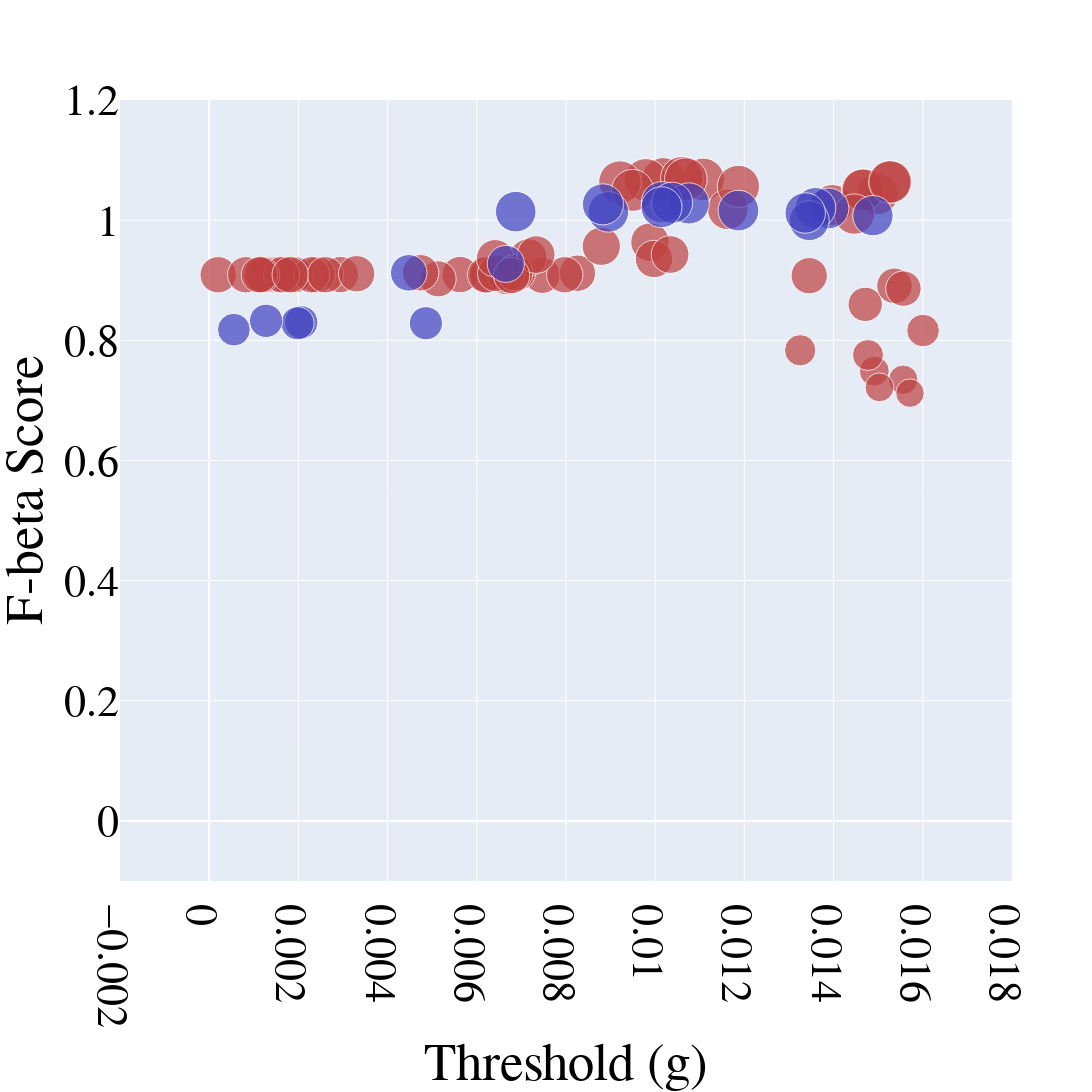

Here is the notebook cell this chart was saved with:
### Code cell
import plotly.graph_objects as go
import numpy as np

# Function to map a value in [1, 65] to a saturation percentage between 30% and 100%
def value_to_saturation(val, min_val=1, max_val=65, min_sat=0.5, max_sat=1.0, gamma=2):
    """
    Normalize the value to [0, 1], then apply a gamma transformation
    to obtain a non-linear mapping, and finally scale to [min_sat, max_sat].
    """
    norm = (val - min_val) / (max_val - min_val)
    sat = min_sat + (norm ** gamma) * (max_sat - min_sat)
    return round(sat * 100, 1)  # Return as percentage

# For R_PRE (red): use hue=0 and apply the saturation mapping to each third-column value
colors_red = [f'hsl(0, {value_to_saturation(val)}%, 50%)' for val in R_PRE[:, 2]]

# For R_ONB (blue): use hue=240 and apply the saturation mapping to each third-column value
colors_blue = [f'hsl(240, {value_to_saturation(val)}%, 50%)' for val in R_ONB[:, 2]]

# Font customization variables
font_family = "Times New Roman"
font_size = 44
font_color = "black"

# Create figure object
fig = go.Figure()

# Add first dataset R_PRE (red)
fig.add_trace(go.Scatter(
    x=R_PRE[:, 0],       # x-axis: threshold (first column)
    y=R_PRE[:, 2],       # y-axis: duration (second column)
    mode='markers',      # markers only
    marker=dict(
        size=R_PRE[:, 2] * 40,  # marker size scaled from the third column values
        color=colors_red        # marker color with saturation based on non-linear mapping
    ),
    name='R_PRE'
))

# Add second dataset R_ONB (blue)
fig.add_trace(go.Scatter(
    x=R_ONB[:, 0],       # x-axis: threshold (first column)
    y=R_ONB[:, 2],       # y-axis: duration (second column)
    mode='markers',      # markers only
    marker=dict(
        size=R_ONB[:, 2] * 40,  # marker size scaled from the third column values
        color=colors_blue       # marker color with saturation based on non-linear mapping
    ),
    name='R_ONB'
))

# Update overall layout: set font, square canvas, axis labels, and hide legend
fig.update_layout(
    font=dict(
        family=font_family,
        size=font_size,
        color=font_color
    ),
    width=1600,
    height=1600,
    showlegend=False,
    xaxis_title="Threshold (g)",
    yaxis_title="F-beta Score"
)

# Update x-axis range and tick font
fig.update_xaxes(
    range=[-0.002, 0.018],
    tickfont=dict(family=font_family, size=font_size, color=font_color)
)

# Update y-axis range and tick font
fig.update_yaxes(
    range=[-0.1, 1.2],
    tickfont=dict(family=font_family, size=font_size, color=font_color)
)

# save the plot as png
# fig.write_image("Threshold-F_beta.png")

# Show plot
fig.show()

### Figure 1 — Plotly figure (JSON) as saved in the notebook; plotly's stock layout.template omitted (floating-point values rounded to 4 significant figures)
{"data": [{"marker": {"color": ["hsl(0, 50.0%, 50%)", "hsl(0, 50.0%, 50%)", "hsl(0, 50.0%, 50%)", "hsl(0, 50.0%, 50%)", "hsl(0, 50.0%, 50%)", "hsl(0, 50.0%, 50%)", "hsl(0, 50.0%, 50%)", "hsl(0, 50.0%, 50%)", "hsl(0, 50.0%, 50%)", "hsl(0, 50.0%, 50%)", "hsl(0, 50.0%, 50%)", "hsl(0, 50.0%, 50%)", "hsl(0, 50.0%, 50%)", "hsl(0, 50.0%, 50%)", "hsl(0, 50.0%, 50%)", "hsl(0, 50.0%, 50%)", "hsl(0, 50.0%, 50%)", "hsl(0, 50.0%, 50%)", "hsl(0, 50.0%, 50%)", "hsl(0, 50.0%, 50%)", "hsl(0, 50.0%, 50%)", "hsl(0, 50.0%, 50%)", "hsl(0, 50.0%, 50%)", "hsl(0, 50.0%, 50%)", "hsl(0, 50.0%, 50%)", "hsl(0, 50.0%, 50%)", "hsl(0, 50.0%, 50%)", "hsl(0, 50.0%, 50%)", "hsl(0, 50.0%, 50%)", "hsl(0, 50.0%, 50%)", "hsl(0, 50.0%, 50%)", "hsl(0, 50.0%, 50%)", "hsl(0, 50.0%, 50%)", "hsl(0, 50.0%, 50%)", "hsl(0, 50.0%, 50%)", "hsl(0, 50.0%, 50%)", "hsl(0, 50.0%, 50%)", "hsl(0, 50.0%, 50%)", "hsl(0, 50.0%, 50%)", "hsl(0, 50.0%, 50%)", "hsl(0, 50.0%, 50%)", "hsl(0, 50.0%, 50%)", "hsl(0, 50.0%, 50%)", "hsl(0, 50.0%, 50%)", "hsl(0, 50.0%, 50%)", "hsl(0, 50.0%, 50%)", "hsl(0, 50.0%, 50%)", "hsl(0, 50.0%, 50%)", "hsl(0, 50.0%, 50%)", "hsl(0, 50.0%, 50%)", "hsl(0, 50.0%, 50%)", "hsl(0, 50.0%, 50%)", "hsl(0, 50.0%, 50%)", "hsl(0, 50.0%, 50%)", "hsl(0, 50.0%, 50%)", "hsl(0, 50.0%, 50%)", "hsl(0, 50.0%, 50%)", "hsl(0, 50.0%, 50%)", "hsl(0, 50.0%, 50%)", "hsl(0, 50.0%, 50%)", "hsl(0, 50.0%, 50%)", "hsl(0, 50.0%, 50%)", "hsl(0, 50.0%, 50%)", "hsl(0, 50.0%, 50%)", "hsl(0, 50.0%, 50%)"], "size": [29.95, 38.53, 36.37, 36.37, 29.38, 42.71, 36.33, 42.74, 36.51, 40.73, 36.36, 28.48, 42.68, 42.25, 37.51, 41.74, 36.46, 34.39, 36.36, 36.36, 36.09, 37.42, 36.24, 36.36, 36.37, 36.36, 36.37, 37.71, 38.26, 36.36, 42.82, 36.46, 36.5, 36.36, 36.3, 42.54, 41.01, 42.01, 37.46, 36.36, 36.36, 42.01, 42.73, 36.5, 37.71, 35.63, 36.31, 31.34, 36.36, 36.36, 36.36, 42.54, 42.54, 36.36, 41.99, 36.36, 40.4, 31.02, 36.43, 28.87, 36.36, 32.65, 35.44, 36.36, 36.36]}, "mode": "markers", "name": "R_PRE", "type": "scatter", "x": [0.01491, 0.009884, 0.005624, 0.002941, 0.01556, 0.01107, 0.007465, 0.01018, 0.006912, 0.01163, 0.0002012, 0.01571, 0.00979, 0.01187, 0.007155, 0.01498, 0.008254, 0.01471, 0.0008196, 0.00624, 0.005132, 0.009973, 0.006662, 0.0014, 0.006648, 0.001276, 0.002422, 0.01033, 0.008791, 0.0062, 0.0106, 0.006423, 0.004739, 0.007972, 0.01345, 0.009209, 0.01397, 0.01464, 0.006411, 0.001919, 0.00123, 0.01467, 0.01069, 0.00685, 0.007332, 0.01537, 0.006781, 0.01325, 0.001632, 0.001728, 0.002296, 0.01528, 0.01526, 0.002607, 0.009491, 0.001623, 0.01446, 0.01477, 0.003306, 0.01503, 0.001175, 0.01601, 0.01557, 0.001126, 0.001816], "y": [0.7487, 0.9633, 0.9094, 0.9094, 0.7344, 1.068, 0.9083, 1.069, 0.9127, 1.018, 0.9091, 0.7121, 1.067, 1.056, 0.9378, 1.044, 0.9116, 0.8599, 0.9091, 0.9091, 0.9023, 0.9354, 0.9059, 0.9091, 0.9092, 0.9091, 0.9092, 0.9428, 0.9565, 0.909, 1.07, 0.9116, 0.9124, 0.9091, 0.9076, 1.063, 1.025, 1.05, 0.9365, 0.9091, 0.9091, 1.05, 1.068, 0.9124, 0.9427, 0.8907, 0.9078, 0.7834, 0.9091, 0.9091, 0.9091, 1.064, 1.064, 0.9091, 1.05, 0.9091, 1.01, 0.7755, 0.9107, 0.7216, 0.9091, 0.8163, 0.8861, 0.9091, 0.9091]}, {"marker": {"color": ["hsl(240, 50.0%, 50%)", "hsl(240, 50.0%, 50%)", "hsl(240, 50.0%, 50%)", "hsl(240, 50.0%, 50%)", "hsl(240, 50.0%, 50%)", "hsl(240, 50.0%, 50%)", "hsl(240, 50.0%, 50%)", "hsl(240, 50.0%, 50%)", "hsl(240, 50.0%, 50%)", "hsl(240, 50.0%, 50%)", "hsl(240, 50.0%, 50%)", "hsl(240, 50.0%, 50%)", "hsl(240, 50.0%, 50%)", "hsl(240, 50.0%, 50%)", "hsl(240, 50.0%, 50%)", "hsl(240, 50.0%, 50%)", "hsl(240, 50.0%, 50%)", "hsl(240, 50.0%, 50%)", "hsl(240, 50.0%, 50%)", "hsl(240, 50.0%, 50%)"], "size": [37.09, 33.14, 36.49, 40.78, 40.81, 41.11, 41.2, 41.16, 33.2, 33.13, 39.97, 40.55, 40.57, 32.71, 33.3, 40.64, 41.05, 40.48, 40.86, 40.3]}, "mode": "markers", "name": "R_ONB", "type": "scatter", "x": [0.006651, 0.004859, 0.004474, 0.01389, 0.01359, 0.01075, 0.01015, 0.01038, 0.002063, 0.001982, 0.01345, 0.00895, 0.006873, 0.000553, 0.001275, 0.01187, 0.008828, 0.01336, 0.01014, 0.01488], "y": [0.9272, 0.8285, 0.9123, 1.02, 1.02, 1.028, 1.03, 1.029, 0.8299, 0.8283, 0.9992, 1.014, 1.014, 0.8178, 0.8324, 1.016, 1.026, 1.012, 1.022, 1.007]}], "layout": {"font": {"color": "black", "family": "Times New Roman", "size": 44}, "height": 1600, "showlegend": false, "width": 1600, "xaxis": {"range": [-0.002, 0.018], "tickfont": {"color": "black", "family": "Times New Roman", "size": 44}, "title": {"text": "Threshold (g)"}}, "yaxis": {"range": [-0.1, 1.2], "tickfont": {"color": "black", "family": "Times New Roman", "size": 44}, "title": {"text": "F-beta Score"}}}}
